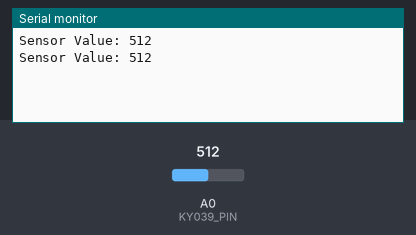
A sketch run on a simulated Arduino Uno, built with avr-gcc and run on an emulated ATmega328P. Shown: the last lines printed to the serial monitor. The test bench sets the inputs (shaded band); at power-on: A0 (KY039_PIN) = 512.

Above: at 1.8 s.
1.9 s: A0 (KY039_PIN) set to 716
At 2.5 s:
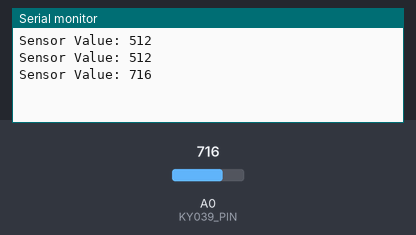
3.4 s: A0 (KY039_PIN) set to 900
At 4.8 s:
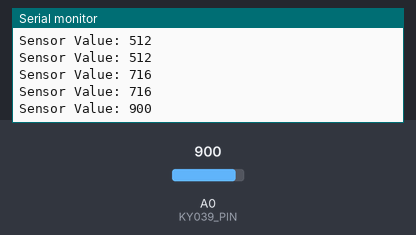
Timing chart, 0 to 6.4 s (numbered marks = the images above; inputs shaded):
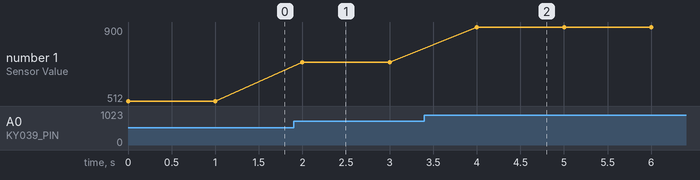

The sketch:

KY039.ino
```cpp
// KY039 Sensor Pin Configuration
const int KY039_PIN = A0;

void setup() {
  // Initialize serial communication
  Serial.begin(9600);
}

void loop() {
  // Read the sensor value
  int sensorValue = analogRead(KY039_PIN);

  // Print the sensor value to the serial monitor
  Serial.print("Sensor Value: ");
  Serial.println(sensorValue);

  // Add a delay before the next reading
  delay(1000);
}
```

Measured:
- after the input at 1.9 s, the serial monitor: prints a new line after 0.10 s (image 1)
- after the input at 3.4 s, the serial monitor: prints a new line after 0.60 s (image 2)
- plotted number 1: 512 → 716 after the input at 1.9 s, 716 → 900 after the input at 3.4 s
